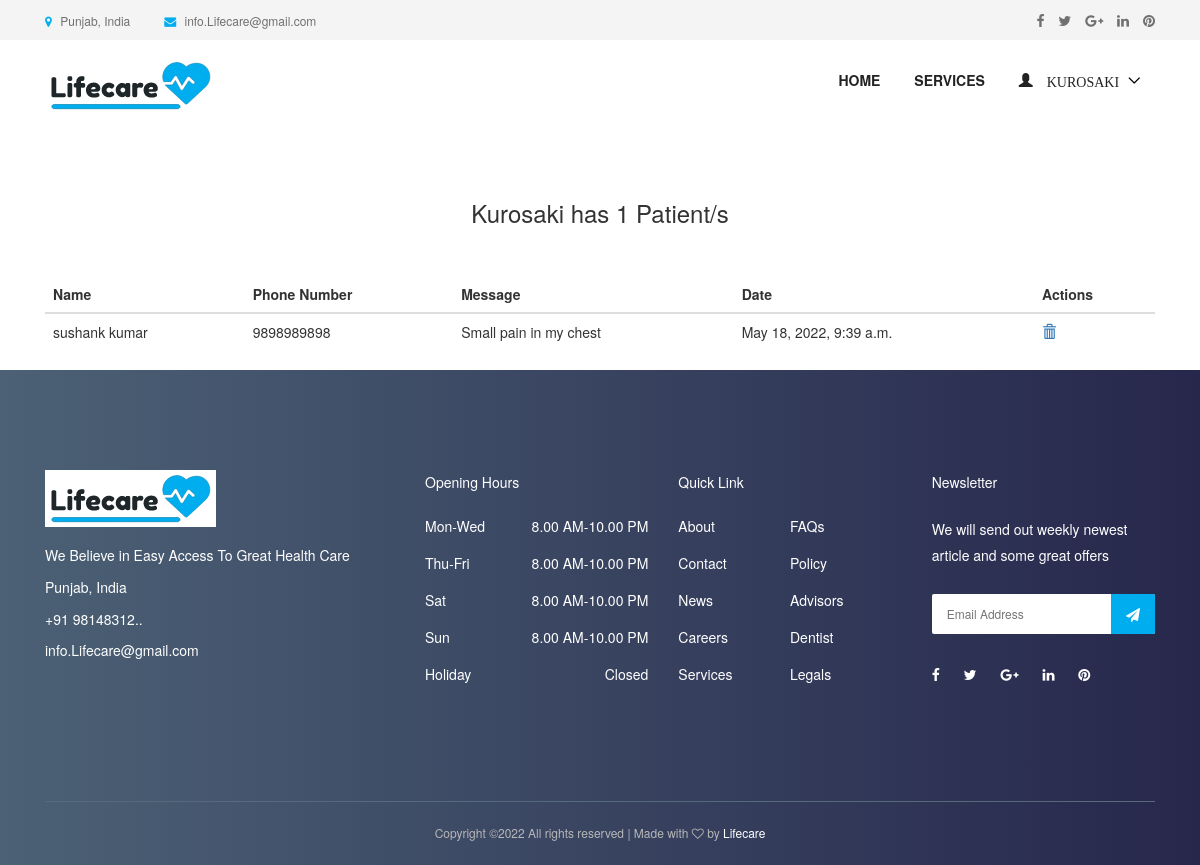
Page /patient/ (signed in) on the committed database.
### accounts/models.py (models this page shows, shortened)
class User(AbstractUser):
    username = None
    role = models.CharField(max_length=12, error_messages={
        'required': "Role must be provided"
    })
    gender = models.CharField(max_length=10, blank=True, null=True, default="")
    email = models.EmailField(unique=True, blank=False,
                              error_messages={
                                  'unique': "A user with that email already exists.",
                              })
    phone_number = models.CharField(unique=True, blank=True, null=True, max_length=20,
                                    error_messages={
                                        'unique': "A user with that phone number already exists."
                                    })
    USERNAME_FIELD = "email"
    REQUIRED_FIELDS = []
    objects = UserManager()

### appointment/models.py (models this page shows, shortened)
class TakeAppointment(models.Model):
    user = models.ForeignKey(User, on_delete=models.CASCADE)
    appointment = models.ForeignKey(Appointment, on_delete=models.CASCADE)
    full_name = models.CharField(max_length=100)
    message = models.TextField()
    phone_number = models.CharField(max_length=120)
    date = models.DateTimeField(default=timezone.now)

### appointment/views.py (the view)
# urls.py: path('patient/', PatientListView.as_view(), name='patient-list'),
class PatientListView(ListView):
    model = TakeAppointment
    context_object_name = 'patients'
    template_name = "appointment/patient_list.html"
    def get_queryset(self):
        return self.model.objects.filter(appointment__user_id=self.request.user.id).order_by('-id')

### templates/appointment/patient_list.html (shortened to what this page needs)
{% extends 'base.html' %}
{% load static %}
{% block content %}
    <section class="dentist-area section-padding-50-0">
        <div class="container" style="align-items: center; justify-content: center;display: flex;">
            <div class="col-12 col-sm-6 col-md-4">
                <h3 style="align-items: center;justify-content: center;display: flex"> {{ request.user.first_name }} has {{ patients.count }}
                    Patient/s</h3>
            </div>
        </div>
    </section>
    <section class="dentist-area section-padding-30-0">
        <div class="container">
            <table class="table">
                <thead>
                <tr>
                    <th scope="col">Name</th>
                    <th scope="col">Phone Number</th>
                    <th scope="col">Message</th>
                    <th scope="col">Date</th>
                    <th scope="col">Actions</th>
                </tr>
                </thead>
                <tbody>
                {% for patient in patients %}
                    <tr>
                        <td>{{ patient.full_name }}</td>
                        <td> {{ patient.phone_number }}</td>
                        <td> {{ patient.message }}</td>
                        <td> {{ patient.date }}</td>
                        <td>
                            <a href="{% url 'appointment:delete-patient' patient.id %}">
                                <span class="glyphicon glyphicon-trash"></span>
                            </a>
                        </td>
                    </tr>
                {% endfor %}
                </tbody>
            </table>
        </div>
    </section>
{% endblock %}

### templates/nav.html (shortened to what this page needs)
{% load static %}
<header class="header-area">
    <div class="top-header-area">
        <div class="container h-100">
            <div class="row h-100 align-items-center">
                <div class="col-6 col-md-9 col-lg-8">
                    <div class="top-header-content">
                        <a href="#" data-toggle="tooltip" data-placement="bottom" title="Punjab, India"><i
                                class="fa fa-map-marker"></i> <span>Punjab, India</span></a>
                        <a href="mailto:Lifecare@example.com" data-toggle="tooltip" data-placement="bottom" title="info.Lifecare@gmail.com"><i
                                class="fa fa-envelope"></i> <span>info.Lifecare@gmail.com</span></a>
                    </div>
                </div>
                <div class="col-6 col-md-3 col-lg-4">
                    <div class="top-header-social-info text-right">
                        <a href="#" data-toggle="tooltip" data-placement="bottom" title="Facebook"><i
                                class="fa fa-facebook"></i></a>
                        <a href="#" data-toggle="tooltip" data-placement="bottom" title="Twitter"><i
                                class="fa fa-twitter"></i></a>
                        <a href="#" data-toggle="tooltip" data-placement="bottom" title="Google Plus"><i
                                class="fa fa-google-plus"></i></a>
                        <a href="#" data-toggle="tooltip" data-placement="bottom" title="Linkedin"><i
                                class="fa fa-linkedin"></i></a>
                        <a href="#" data-toggle="tooltip" data-placement="bottom" title="Pinterest"><i
                                class="fa fa-pinterest"></i></a>
                    </div>
                </div>
            </div>
        </div>
    </div>
    <div class="main-header-area">
        <div class="classy-nav-container breakpoint-off">
            <div class="container">
                <nav class="classy-navbar justify-content-between" id="dentoNav">
                    <a class="nav-brand" href="{% url 'appointment:home' %}"><img src="{% static 'img/logo1.png' %}" alt="">
                    </a>
                    <div class="classy-menu">
                        <div class="classynav">
                            <ul id="nav">
                                <li><a href="{% url 'appointment:home' %} ">Home</a></li>
                                <li><a href="{% url 'appointment:service' %}">Services</a></li>
                                {% if request.user.is_authenticated and request.user.role == 'doctor' %}
                                    <li>
                                        <a href="">
                                            <span class="glyphicon glyphicon-user">
                                                    {{ request.user.first_name }}
                                            </span>
                                        </a>
                                    </li>
                                {% endif %}
                            </ul>
                        </div>
                    </div>
                </nav>
            </div>
        </div>
    </div>
</header>

### static/style.css (style rules this page uses)
* { margin: 0; padding: 0; }
body { font-family: "Montserrat", sans-serif; font-weight: 400; font-size: 14px; }
h1, h2, h3, h4, h5, h6 { font-family: "Montserrat", sans-serif; color: #333333; line-height: 1.4; font-weight: 600; }
a, a:active, a:focus, a:hover { color: #333333; text-decoration: none; -webkit-transition-duration: 500ms; -o-transition-duration: 500ms; transition-duration: 500ms; outline: none; }
li { list-style: none; }
img { max-width: 100%; height: auto; }
ul { margin: 0; padding: 0; }
ul li { margin: 0; padding: 0; }
.section-padding-50-0 { padding-top: 50px; padding-bottom: 0; }
.header-area { position: relative; z-index: 599; width: 100%; -webkit-transition-duration: 500ms; -o-transition-duration: 500ms; transition-duration: 500ms; }
.top-header-area { position: relative; z-index: 1; height: 40px; background-color: #f4f4f4; }
.top-header-area .top-header-content a { display: inline-block; font-size: 12px; color: #707070; }
.top-header-area .top-header-content a i { color: #00aeef; margin-right: 5px; }
.top-header-area .top-header-content a:last-child { margin-left: 30px; }
.top-header-area .top-header-social-info a { color: #707070; display: inline-block; font-size: 14px; margin-left: 10px; }
.classy-nav-container { background-color: transparent; }
.classy-nav-container .classy-navbar { height: 90px; padding: 0; }
.classy-nav-container .classy-navbar .classynav ul li a { padding: 0 15px; font-weight: 600; font-size: 14px; text-transform: uppercase; }

### static/css/default-assets/classy-nav.css (style rules this page uses)
body { font-family: "Roboto", sans-serif; }
ul { margin: 0; }
ul li { list-style: none; }
img { height: auto; max-width: 100%; }
.classy-nav-container { position: relative; z-index: 100; background-color: #ffffff; }
.classy-nav-container * { box-sizing: border-box; }
.classy-nav-container a { -webkit-transition-duration: 500ms; transition-duration: 500ms; text-decoration: none; outline: none; font-size: 14px; font-weight: 400; color: #232323; display: inline-block; }
.justify-content-between { -webkit-box-pack: justify; -ms-flex-pack: justify; justify-content: space-between; }
.classy-navbar { width: 100%; height: 70px; padding: 0.5em 2em; display: -webkit-box; display: -ms-flexbox; display: flex; -webkit-box-align: center; -ms-flex-align: center; -ms-grid-row-align: center; align-items: center; }
.classy-navbar .nav-brand { font-size: 26px; font-weight: 500; color: #565656; display: inline-block; margin-right: 30px; }
.classynav ul li { display: inline-block; clear: both; position: inherit; z-index: 10; }
.classynav ul li.cn-dropdown-item { position: relative; z-index: 10; }
.classynav ul li a { padding: 0 12px; display: block; height: 35px; font-size: 14px; line-height: 34px; }
.classynav ul li.megamenu-item>a:after, .classynav ul li.has-down>a:after { font-family: 'classyfonts'; content: "\e900"; font-size: 12px; color: #000000; padding-left: 5px; -webkit-transition-duration: 500ms; transition-duration: 500ms; }
.breakpoint-off .classynav { display: -webkit-box; display: -ms-flexbox; display: flex; -webkit-box-align: center; -ms-flex-align: center; -ms-grid-row-align: center; align-items: center; }

### rows in the picture
User: user.first_name "KUROSAKI", user.first_name "Kurosaki"
TakeAppointment: full_name "sushank kumar", phone_number "9898989898", message "Small pain in my chest", date "May 18, 2022, 9:39 a.m."

### other values in the picture
{{ patients.count }} "1"
